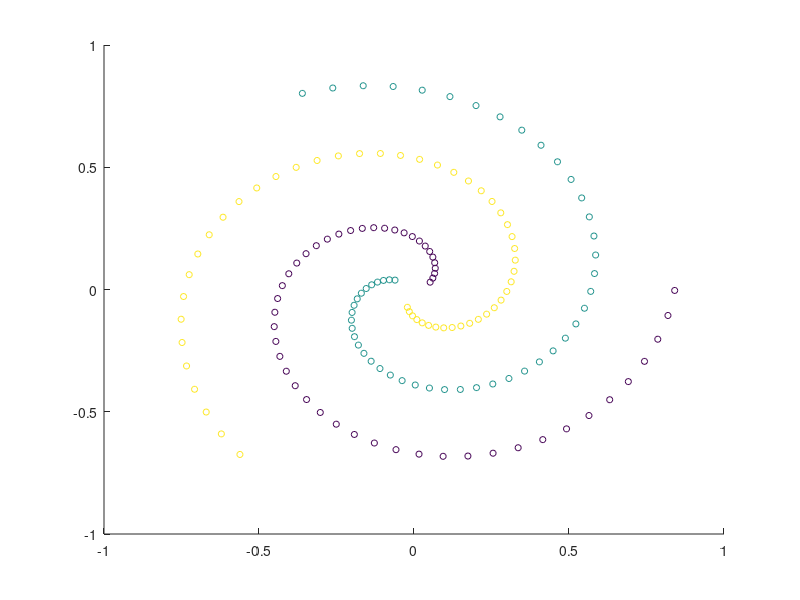

MATLAB code for this plot: (Note: this script raises an error after producing the figure.)
%% generate data
addpath('./lib');
prettySpiral = true;

if ~prettySpiral
    % generate some random gaussian like data
    rand('state', 0);
    randn('state', 0);
    N= 50;
    D= 2;

    X1 = mgd(N, D, [4 3], [2 -1;-1 2]);
    X2 = mgd(N, D, [1 1], [2 1;1 1]);
    X3 = mgd(N, D, [3 -3], [1 0;0 4]);

    X= [X1; X2; X3];
    X= bsxfun(@rdivide, bsxfun(@minus, X, mean(X)), var(X));
    Y= [ones(N, 1); ones(N, 1)*2; ones(N, 1)*3];

    scatter(X(:,1), X(:,2), 20, Y)

else
    % generate twirl data!

    N= 50;
    t = linspace(0.5, 2*pi, N);
    x = t.*cos(t);
    y = t.*sin(t);

    t = linspace(0.5, 2*pi, N);
    x2 = t.*cos(t+2);
    y2 = t.*sin(t+2);

    t = linspace(0.5, 2*pi, N);
    x3 = t.*cos(t+4);
    y3 = t.*sin(t+4);

    X= [[x' y']; [x2' y2']; [x3' y3']];
    X= bsxfun(@rdivide, bsxfun(@minus, X, mean(X)), var(X));
    Y= [ones(N, 1); ones(N, 1)*2; ones(N, 1)*3];

    scatter(X(:,1), X(:,2), 20, Y)
end

%% classify

rand('state', 0);
randn('state', 0);

opts= struct;
opts.depth= 9;
opts.numTrees= 100;
opts.numSplits= 5;
opts.verbose= true;
opts.classifierID= 2; % weak learners to use. Can be an array for mix of weak learners too

tic;
m= forestTrain(X, Y, opts);
timetrain= toc;
tic;
yhatTrain = forestTest(m, X);
timetest= toc;

% Look at classifier distribution for fun, to see what classifiers were
% chosen at split nodes and how often
fprintf('Classifier distributions:\n');
classifierDist= zeros(1, 4);
unused= 0;
for i=1:length(m.treeModels)
    for j=1:length(m.treeModels{i}.weakModels)
        cc= m.treeModels{i}.weakModels{j}.classifierID;
        if cc>1 %otherwise no classifier was used at that node
            classifierDist(cc)= classifierDist(cc) + 1;
        else
            unused= unused+1;
        end
    end
end
fprintf('%d nodes were empty and had no classifier.\n', unused);
for i=1:4
    fprintf('Classifier with id=%d was used at %d nodes.\n', i, classifierDist(i));
end

%% plot results
xrange = [-1.5 1.5];
yrange = [-1.5 1.5];
inc = 0.02;
[x, y] = meshgrid(xrange(1):inc:xrange(2), yrange(1):inc:yrange(2));
image_size = size(x);
xy = [x(:) y(:)];

[yhat, ysoft] = forestTest(m, xy);
decmap= reshape(ysoft, [image_size 3]);
decmaphard= reshape(yhat, image_size);

subplot(121);
imagesc(xrange,yrange,decmaphard);
hold on;
set(gca,'ydir','normal');
cmap = [1 0.8 0.8; 0.95 1 0.95; 0.9 0.9 1];
colormap(cmap);
plot(X(Y==1,1), X(Y==1,2), 'o', 'MarkerFaceColor', [.9 .3 .3], 'MarkerEdgeColor','k');
plot(X(Y==2,1), X(Y==2,2), 'o', 'MarkerFaceColor', [.3 .9 .3], 'MarkerEdgeColor','k');
plot(X(Y==3,1), X(Y==3,2), 'o', 'MarkerFaceColor', [.3 .3 .9], 'MarkerEdgeColor','k');
hold off;
title(sprintf('%d trees, Train time: %.2fs, Test time: %.2fs\n', opts.numTrees, timetrain, timetest));

subplot(122);
imagesc(xrange,yrange,decmap);
hold on;
set(gca,'ydir','normal');
plot(X(Y==1,1), X(Y==1,2), 'o', 'MarkerFaceColor', [.9 .3 .3], 'MarkerEdgeColor','k');
plot(X(Y==2,1), X(Y==2,2), 'o', 'MarkerFaceColor', [.3 .9 .3], 'MarkerEdgeColor','k');
plot(X(Y==3,1), X(Y==3,2), 'o', 'MarkerFaceColor', [.3 .3 .9], 'MarkerEdgeColor','k');
hold off;

title(sprintf('Train accuracy: %f\n', mean(yhatTrain==Y)));